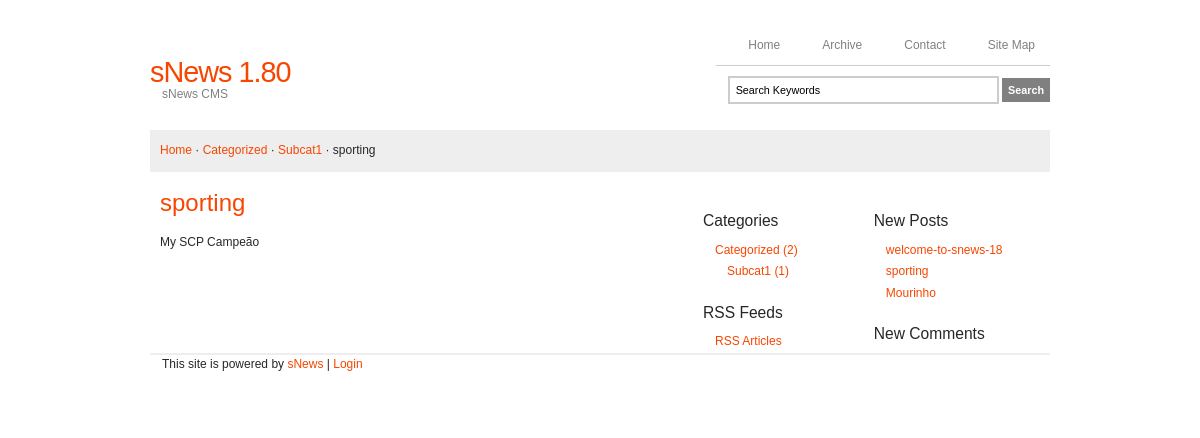
The app's page /categorized/subcat1/sporting/ with its own data.
### tables this page shows
CREATE TABLE [articles] ( [id] INTEGER PRIMARY KEY AUTOINCREMENT NOT NULL , [title] VARCHAR ( 100 ) DEFAULT NULL , [seftitle] VARCHAR ( 100 ) DEFAULT NULL , [text] text , [date] datetime DEFAULT NULL , [category] INTEGER NOT NULL DEFAULT 0 , [position] INTEGER DEFAULT NULL , [extraid] VARCHAR ( 8 ) DEFAULT NULL , [page_extra] VARCHAR ( 8 ) DEFAULT NULL , [displaytitle] char ( 3 ) NOT NULL DEFAULT 'YES' , [displayinfo] char ( 3 ) NOT NULL DEFAULT 'YES' , [commentable] VARCHAR ( 5 ) NOT NULL DEFAULT '' , [published] TINYINT NOT NULL DEFAULT 1 , [description_meta] VARCHAR ( 255 ) DEFAULT NULL , [keywords_meta] VARCHAR ( 255 ) DEFAULT NULL , [show_on_home] VARCHAR ( 3 ) DEFAULT 'YES' , [show_in_subcats] VARCHAR ( 3 ) DEFAULT 'NO' , [artorder] INTEGER NOT NULL DEFAULT '0' , [visible] VARCHAR ( 6 ) DEFAULT 'YES' , [default_page] VARCHAR ( 6 ) DEFAULT 'NO' );

CREATE TABLE [categories] ( [id] INTEGER PRIMARY KEY AUTOINCREMENT NOT NULL , [name] VARCHAR ( 100 ) NOT NULL , [seftitle] VARCHAR ( 100 ) NOT NULL , [description] VARCHAR ( 255 ) NOT NULL , [published] VARCHAR ( 4 ) NOT NULL DEFAULT 'YES' , [catorder] INTEGER NOT NULL DEFAULT 0 , [subcat] TINYINT NOT NULL DEFAULT 0 );

### snews.php (the view, shortened to what the rows shown need)
<?php
function db_cfg($field) { static $dbcfg;
	if (!$dbcfg) {
		$dbcfg = array(
			'driver' => 'pdo',
			'dbtype' => 'sqlite',
			'server' => 'localhost',
			'database' => 'snews18',
			'username' => 'root',
			'password' => '',
			'dbpath' => 'test.db3',
			'prefix' => ''
		);
	} return $dbcfg[$field];
}
function db() { static $conn;
	if (!$conn) { $conn = false;
		$driver = db_cfg('driver');
		$server = db_cfg('server');
		$dbtype = db_cfg('dbtype');
		$database = db_cfg('database');
		$username = db_cfg('username');
		$password = db_cfg('password');
		$dbpath = db_cfg('dbpath');
		switch($dbtype) {
	  		case "sqlite" : $dbconn = "sqlite:$dbpath"; break;
		}
		if ($driver == 'pdo' || $driver == 'PDO') {
			try {$conn = new PDO($dbconn, $username, $password, array(PDO::MYSQL_ATTR_INIT_COMMAND => "SET NAMES utf8"));}
			catch (PDOException $msg) {die ('Connection error, because: '.$msg->getMessage());}
		} else if ($driver == 'mysqli' || $driver == 'MYSQLI') {
			$conn = new mysqli($server, $username, $password, $database);
			if (mysqli_connect_errno()) {printf("Connect failed: %s\n", mysqli_connect_error()); exit();}
		} else {die('<h1>Driver Error.</h1><p>Check your db_cfg (<b>DB_DRIVER</b>)</p>');}
	} return $conn;
}
function dbfetch($result, $prepared = false) {
	$driver = db_cfg('driver');
	if ($driver == 'pdo') {return $result -> fetch(PDO::FETCH_ASSOC);}
}
function site() {
	$host = 'http://'.$_SERVER['HTTP_HOST'];
	$directory = dirname($_SERVER['SCRIPT_NAME']);
	$website = $directory == '/' ? $host.'/' : $host.$directory.'/';
	return $website;
} $_TYPE = 0;
function s($var) { static $site_settings;
	if (!$site_settings) {
		$query = 'SELECT name,value FROM '._PRE.'settings';
		if ($result = db()->query($query)) {
			while ($r = dbfetch($result)) {
				$site_settings[$r['name']] = $r['value'];
			}
		}
	} $value = $site_settings[$var];
	return $value;
}
function clean($text) {
	$text = strip_tags(htmlspecialchars($text));
	return $text;
}
	s('language') != 'EN' && file_exists('lang/'.s('language').'.php') == true ? include('lang/'.s('language').'.php') : include('lang/EN.php');
function l($var) {static $lang;
	if (!$lang) {
		$lang = load_lang();
		$lang['cat_listSEF'] = 'archive,contact,sitemap,login';
		$lang['divider'] = '&middot;';
		$lang['paginator'] = 'p_';
		$lang['comment_pages'] = 'c_';
		$lang['ignored_items'] = '.,..,cgi-bin,.htaccess,Thumbs.db,snews.php,admin.php,index.php,lib.php,style.css,admin.js,'.s('language').'.php';
	} return $lang[$var];
}
function check_category($category) {
	$main_menu = explode(',', l('cat_listSEF'));
	if (in_array($category, $main_menu)) {return true;}
	else {return false;}
}
function cat_rel($var, $column) {
	$categoryid = $var; $parent = '';
	$sub = "SELECT $column FROM "._PRE.'categories'." WHERE id = $categoryid";
	$join = "SELECT parent.$column FROM "._PRE.'categories'." as child
		INNER JOIN "._PRE.'categories'." as parent
			ON parent.id = child.subcat
		WHERE child.id = $categoryid";
	if ($result = db() -> query($join)) {
		while ($r = dbfetch($result)) {$parent = $r[$column].'/';}
	}
	if ($res = db() -> query($sub)) {
		while ($c = dbfetch($res)) {$child = $c[$column];}
	} return $parent.$child;
}
function stats($table, $position, $other = '', $count = true) {
	$field = $count != false ? 'count(DISTINCT id)' : 'MAX(catorder)';
	$pos = !empty($position) ? " WHERE position = $position" : "";
	$alternative = empty($position) && !empty($other)? " WHERE ".$other : "";
	$query = 'SELECT '.$field.' as num FROM '._PRE.$table.$pos.$alternative;
	if ($result = db() -> query($query)) {
		while ($r = dbfetch($result)) {$numrows = $r['num'];}
	} else {$numrows = 0;}
	return $numrows;
}
if ($_GET) {
	if (isset($_GET['category']) && !empty($_GET['category'])) {
		$url = explode('/', clean($_GET['category']));
		$categorySEF = $url[0];
		$subcatSEF = isset($url[1]) ? $url[1] : '';
		$articleSEF = isset($url[2]) ? $url[2] : '';
		if (_ADMIN) {
			$pub_a = ''; $pub_c = ''; $pub_x = '';
		} else {
			$pub_a = ' AND a.published = 1';
			$pub_c = ' AND c.published =\'YES\'';
			$pub_x = ' AND x.published =\'YES\'';
		}
		if ($articleSEF && substr( $articleSEF, 0, 2) != l('paginator') && substr( $articleSEF, 0, 2) != l('comment_pages')) {
			$MainQuery = 'SELECT
				a.id AS id, title, position, description_meta, keywords_meta,
				c.id AS catID, c.name AS name, c.description, x.name AS xname
				FROM '._PRE.'articles'.' AS a,
					'._PRE.'categories'.' AS c
				LEFT JOIN '._PRE.'categories'.' AS x
					ON c.subcat=x.id
				WHERE a.category=c.id
					'.$pub_a.$pub_c.$pub_x.'
					AND x.seftitle="'.$categorySEF.'"
					AND c.seftitle="'.$subcatSEF.'"
					AND a.seftitle="'.$articleSEF.'"
			'; $_TYPE = 1;
		}
		if (!empty($MainQuery)) {
			if ($main = db() -> query($MainQuery)) {$R = dbfetch($main);}
		}
	} if (_ADMIN && isset($_GET['action'])) {
		$url = explode('/', clean($_GET['action']));
		$categorySEF = $url[0];
	}
} else {
	if (s('display_page') !== 0) {$_ID = s('display_page'); $_TYPE = 7;}
	else {$_TYPE = 8;}
} unset($Try_Article, $MainQuery, $result, $pub_a, $pub_b, $pub_c, $pub_x);
if (isset($R)) {
	$_ID = !empty($R['id'])	? intval($R['id']) : 0;
	$_POS = !empty($R['position']) ? $R['position']: 0;
	$_catID = !empty($R['catID']) ? $R['catID']	: 0;
	$_TITLE = !empty($R['title']) ? $R['title'] : '';
	$_NAME =  !empty($R['name'])  ? $R['name']  : '';
	$_XNAME = !empty($R['xname']) ?	$R['xname'] : '';
}
function breadcrumbs() {
	global $categorySEF, $subcatSEF, $_POS, $_TITLE, $_NAME, $_XNAME;
	$subcat = !empty($subcatSEF) &&  substr($subcatSEF, 0, 2) != l('paginator')  ? $subcatSEF : '';
	$link = '<a href="'._SITE.'';
	echo (!empty($categorySEF) ? $link.'">'.l('home').'</a>' : l('home'));
	if (!empty($categorySEF) && check_category($categorySEF) == false) {
		echo (!empty($subcat) ? ' '.l('divider').' '.$link.$categorySEF.'/">'.
			 (!empty($_XNAME) ? $_XNAME : $_NAME).'</a>' :
			 (!empty($_NAME) ? ' '.l('divider').' '.$_NAME:'')
		);
		if (!empty($subcat) && $_XNAME) {
			echo ($_POS == 1 ? ' '.l('divider').' '.$link.$categorySEF.'/'.$subcat.'/">'.$_NAME.'</a>' : ' '.l('divider').' '.$_NAME);
		}
		echo (!empty($_TITLE)? ' '.l('divider').' '.$_TITLE : '');
	}
}
function categories() {
	global $categorySEF;
	$qwr = !_ADMIN ? ' AND a.visible=\'YES\'' : '';
	if (s('num_categories') == 'on') {
		$count = ', COUNT(DISTINCT a.id) as total';
		$join = 'LEFT OUTER JOIN '._PRE.'articles'.' AS a
			ON (a.category = c.id AND a.position = 1  AND a.published = 1'.$qwr.')';
	} else {
		$count = '';
		$join = '';
	}
	$query = 'SELECT c.seftitle, c.name, description, c.id AS parent'.$count.'
		FROM '._PRE.'categories'.' AS c '.$join.'
		WHERE c.subcat = 0 AND c.published = \'YES\'
		GROUP BY c.id
		ORDER BY c.catorder, c.id';
	if ($result = db() -> query($query)) {
		while ($r = dbfetch($result)) {
			$category_title = $r['seftitle'];
			$r['name'] = (s('language')!='EN' && $r['name'] == 'Uncategorized' && $r['parent']==1) ? l('uncategorised') : $r['name'];
			$class = $category_title == $categorySEF ? ' class="current"' : '';
			if (isset($r['total'])) {$num=' ('.$r['total'].')';}
			echo '<li><a'.$class.' href="'._SITE.$category_title.'/" title="'.$r['name'].' - '.$r['description'].'">'.$r['name'].$num.'</a>';
			$parent = $r['parent'];
			if ($category_title == $categorySEF) {subcategories($parent);}
			echo '</li>';
		}
	} else {
		echo '<li>'.l('no_categories').'</li>';
	}
}
function subcategories($parent) {
	global $categorySEF, $subcatSEF;
	$qwr = !_ADMIN ? ' AND a.visible=\'YES\'' : '';
	if (s('num_categories') == 'on') {
		$count = ', COUNT(DISTINCT a.id) AS total';
		$join = 'LEFT OUTER JOIN '._PRE.'articles'.' AS a
			ON (a.category = c.id AND a.position = 1 AND a.published = 1'.$qwr.')';
	} else {
		$count = '';
		$join = '';
	}
	$query = 'SELECT c.seftitle AS subsef, description, name'.$count.'
		FROM '._PRE.'categories'.' AS c '.$join.'
		WHERE c.subcat = '.$parent.' AND c.published = \'YES\'
		GROUP BY c.id
		ORDER BY c.catorder,c.id';
	if ($result = db() -> query($query)) {
		echo '<ul>';
		while ($s = dbfetch($result)) {
			$subSEF = $s['subsef'];
			$class = $subSEF == $subcatSEF ? ' class="current"' : '';
			$num = isset($s['total']) ? ' ('.$s['total'].')' : '';
			echo '
			<li class="subcat">
				<a'.$class.' href="'._SITE.$categorySEF.'/'.$subSEF.'/" title="'.$s['description'].'">'.$s['name'].$num.'</a>
			</li>';
		}
		echo '</ul>';
	}
}
function menu_articles($start = 0, $size = 5, $cat_specific = 0) {
	global $categorySEF, $_catID,$subcatSEF;
	$no_articles = '<li>'.l('no_articles').'</li>';
	switch ($cat_specific){
		case 1 : $subcat = !empty($_catID) && empty($subcatSEF) ? 'AND c.subcat = '.$_catID : ''; break;
	}
	$query = 'SELECT
			title,a.seftitle AS asef,date,
			c.name AS name,c.seftitle AS csef,
			x.name AS xname,x.seftitle AS xsef
		FROM '._PRE.'articles'.' AS a
		LEFT OUTER JOIN '._PRE.'categories'.' as c
			ON category = c.id
		LEFT OUTER JOIN '._PRE.'categories'.' as x
			ON c.subcat =  x.id AND x.published =\'YES\'
		WHERE position = 1
			AND a.published = 1
			AND c.published =\'YES\'
			AND a.visible = \'YES\'
			'.$subcat.'
		ORDER BY date DESC
			LIMIT '."$start, $size";
		if ($result = db() -> query($query)) {
			$n = 0;
			while ($r = dbfetch($result)) {
				$name = s('show_cat_names') == 'on' ? ' ('.$r['name'].')' : '';
				$date = date(s('date_format'), strtotime($r['date']));
				$link = isset($r['xsef']) ? $r['xsef'].'/'.$r['csef'] : $r['csef'];
				echo  '<li><a href="'._SITE.$link.'/'.$r['asef'].'/"
					title="'.$r['name'].' / '.$r['title'].' ('.$date.')">'.$r['title'].$name.'</a>
				</li>'; $n++;
			} if ($n == 0) {echo $no_articles;}
		} else {echo $no_articles;}
}
function articles() {
	global $categorySEF, $subcatSEF, $_NAME, $articleSEF, $_ID, $_POS, $_catID, $_XNAME, $_TYPE;
	$frontpage = s('display_page'); $num = 0;
	$display = intval(s('display_page'));
	$admin = '<a href="'._SITE.'administration/" title="'.l('administration').'">'.l('administration').'</a>';
	$title_not_found  = '<h2>'.l('none_yet').'</h2>';
	$title_not_found .= _ADMIN ? '<p>'.l('create_new').' '.$admin.'</p>' : '';
	$visible = _ADMIN ? '' : ' AND a.visible=\'YES\' ';
	if ($_TYPE >= 1 && $_TYPE < 10) {
		if ($_TYPE == 1 || $_TYPE == 2 || $_TYPE == 9) {$num = stats('articles', '', 'id='.$_ID);}
		if ($num != 0) {
			$position = $_TYPE == 5 || ($_TYPE == 7 && $display != 0) ? 3 : 1;
			$with_category = $_TYPE != 4 && $_TYPE != 7 ? ' AND category = '.$_catID : ' AND show_on_home = "YES"';
			$articleID = $_ID != 0 ? ' AND a.id = '.$_ID.' ' : '';
			$articleCount = s('article_limit');
			$article_limit = (empty($articleCount) || $articleCount < 1) ? 100 : $articleCount;
			if (!isset($currentPage) || !is_numeric($currentPage) || $currentPage < 1) {$currentPage = 1;}
			$query_articles = 'SELECT
					a.id AS aid,title,a.seftitle AS asef,text,a.date, a.category,
					a.displaytitle,a.displayinfo,a.commentable,a.visible
				FROM '._PRE.'articles'.' AS a
				WHERE a.position = '.$position.'
					AND a.published = 1 '.$with_category.$articleID.$visible.'
				ORDER BY a.artorder ASC, a.date DESC
				LIMIT '.($currentPage - 1) * $article_limit.','.$article_limit;
			if ($result = db() -> query($query_articles)) {
				$link = '<a href="'._SITE;
				while ($r = dbfetch($result)) {
					$uri = $r['category'] != 0 ? cat_rel($r['category'], 'seftitle') : '';
					$title = $r['title'];
					if ($r['displaytitle'] == 'YES') {
						if (!$_ID) {echo '<h2 class="big">'.$link.$uri.'/'.$r['asef'].'/">'.$title.'</a></h2>';}
						else {echo '<h2>'.$title.'</h2>';}
					}
				}
			}
		} else {
			if (_ADMIN) {echo $title_not_found;}
			echo '<ul class="vertical">';
				menu_articles(0, 10, 1);
			echo '</ul>';
		}
	}
}
function searchform() { ?>
<?php }
function file_include($text, $shorten) {
	$fulltext = substr($text, 0, $shorten);
	$inc = strpos($fulltext, '[/include]');
	if ($inc > 0) {
		$text = str_replace('[include]', '|&|', $fulltext);
		$text = str_replace('[/include]', '|&|', $text);
		$text = explode('|&|', $text);
		$num = count($text);
		$extension = explode(',', s('file_extensions'));
		for ($i = 0; $i<$num; $i++) {
			if ($i == $num) {
				break;
			}
			if (!in_array(substr(strrchr($text[$i], '.'), 1), $extension)) {
				echo substr($text[$i], 0);
			} else {
				if (preg_match('/^[a-z0-9_\-.\/]+$/i', $text[$i])) {
					$filename=$text[$i];
					file_exists($filename) ? include($filename) : print l('error_file_exists');
				} else {
					echo l('error_file_name');
				}
			}
		}
	} else {
		echo $fulltext;
	}
}
function center() {
	global $_catID, $categorySEF, $subcatSEF, $articleSEF, $_TYPE;
	if ($_POST) {
		if (_ADMIN) {include('admin.php');}
		switch(true) {
			case isset($_POST['search_query'])	: search(); return; break;
			case isset($_POST['comment']) 		: comment('comment_posted'); return; break;
			case isset($_POST['contactform'])	: contact(); return; break;
			case isset($_POST['Loginform'])		: administration(); return; break;
			case isset($_POST['action']) 		: if (_ADMIN && $_POST['action'] == 'process') {processing();} return; break;
			default : set_error();
			break;
		}
	} else if ($_GET) {
		$action = !empty($categorySEF) ? $categorySEF : '404';
		switch ($action) {
			default :
				if (_ADMIN) {
					include('admin.php');
					$action = isset($_GET['action']) ? clean(cleanXSS($_GET['action'])) : $action;
					switch ($action) {
						case 'administration'	:	administration(); return; break;
						case 'snews_settings'	:	settings(); return; break;
						case 'snews_categories'	:	admin_categories(); return; break;
						case 'admin_category'	:	form_categories(); return; break;
						case 'admin_subcategory':	form_categories('sub'); return; break;
						case 'groupings'		:	admin_groupings(); return; break;
						case 'admin_groupings'	:	form_groupings(); return; break;
						case 'snews_articles'	:	admin_articles('article_view'); return; break;
						case 'extra_contents'	:	admin_articles('extra_view'); return; break;
						case 'snews_pages'		:	admin_articles('page_view'); return; break;
						case 'admin_article'	:	form_articles(''); return; break;
						case 'article_new'		:	form_articles('article_new'); return; break;
						case 'extra_new'		:	form_articles('extra_new'); return; break;
						case 'page_new'			:	form_articles('page_new'); return; break;
						case 'editcomment'		:	edit_comment(); return; break;
						case 'snews_files'		:	files(); return; break;
						case 'logout'			:	logout(); return; break;
						default:
							if (!empty($action)) {articles();}
					}
				} else {articles();}
		}
	} else {articles();}
}
?>

### records on screen
articles: title "sporting"
categories: name "Categorized", num "(2)", name "Subcat1", num "(1)"
articles: title "welcome-to-snews-18"
articles: title "Mourinho"

### other values on screen
l('home') "Home"
l('archive') "Archive"
l('contact') "Contact"
l('sitemap') "Site Map"
s('website_title') "sNews 1.80"
s('website_description') "sNews CMS"
l('divider') "·"
$_XNAME "Categorized"
$_NAME "Subcat1"
l( 'rss_'.$l[0] ) "RSS Articles"
$must_login "Login"
